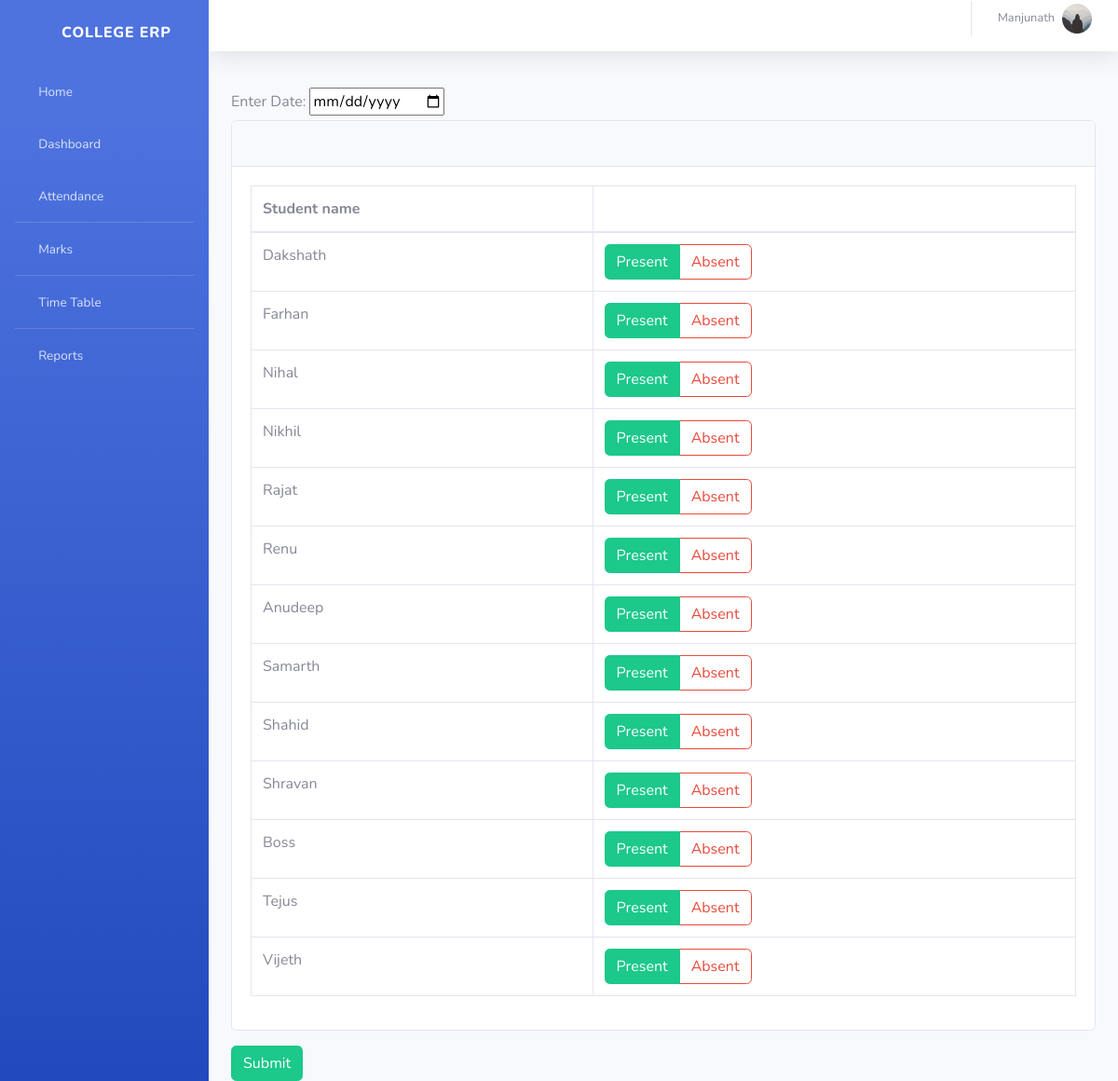
/info/teacher/9/Extra_class/ (signed in), run on the app's committed database.
### info/models.py (models this page shows, shortened)
class User(AbstractUser):
    @property
    def is_student(self):
        if hasattr(self, 'student'):
            return True
        return False
    @property
    def is_teacher(self):
        if hasattr(self, 'teacher'):
            return True
        return False

class Teacher(models.Model):
    user = models.OneToOneField(User, on_delete=models.CASCADE, null=True)
    id = models.CharField(primary_key=True, max_length=100)
    dept = models.ForeignKey(Dept, on_delete=models.CASCADE, default=1)
    name = models.CharField(max_length=100)
    Gender = models.CharField(max_length=50, choices=Gender_choice, default='Male')
    DOB = models.DateField(default='1980-01-01')
    address = models.CharField(max_length=200, default='-'),
    phone = models.IntegerField(),
    nationality = models.CharField(max_length=20),
    image = models.ImageField(default='default.jpg', upload_to='profile_pics')

class Student(models.Model):
    user = models.OneToOneField(User, on_delete=models.CASCADE, null=True)
    class_id = models.ForeignKey(Class, on_delete=models.CASCADE, default=1)
    semester = models.CharField(max_length=100, choices=semester, default='-')
    USN = models.CharField(primary_key='True', max_length=100)
    name = models.CharField(max_length=200)
    address = models.CharField(max_length=200, default='-')
    phone = models.IntegerField(default='-'),
    nationality = models.CharField(max_length=20, default='-'),
    Gender = models.CharField(max_length=50, choices=Gender_choice, default='Male')
    DOB = models.DateField(default='1998-01-01')
    image = models.ImageField(default='default.jpg', upload_to='profile_pics')

### info/views.py (the view)
# urls.py: path('teacher/<int:assign_id>/Extra_class/', views.t_extra_class, name='t_extra_class'),
@login_required()
def t_extra_class(request, assign_id):
    ass = get_object_or_404(Assign, id=assign_id)
    c = ass.class_id
    context = {
        'ass': ass,
        'c': c,
    }
    return render(request, 'info/t_extra_class.html', context)

### info/templates/info/t_extra_class.html (shortened to what this page needs)
{% extends 'info/base.html' %}
{% block content %}
{% if c.student_set.all %}
<form action="{% url 'e_confirm' ass.id %}" method="post">
    <label for="date">Enter Date: </label>
    <input type="date" name="date">
    <div class="card mb-3">
        <div class="card-header">
          <i class="fas fa-table"></i>
         <b>{{ dept1.name }}</b></div>
        <div class="card-body">
          <div class="table-responsive">
            <table class="table table-bordered" id="dataTable" width="100%" cellspacing="0">
              <thead>
                <tr>
                    <th>Student name</th>
                    <th></th>
                </tr>
              </thead>
                <tbody>
                {% for s in c.student_set.all %}
                    <tr>
                    <td>{{s.name}}</td>
                    <td>
                        <div class="btn-group btn-group-toggle" data-toggle="buttons">
                                <label class="btn btn-outline-success active">
                                    <input type="radio" name="{{ s.USN }}" id="option1" autocomplete="off" value="present" checked> Present
                                </label>
                                <label class="btn btn-outline-danger">
                                    <input type="radio" name="{{ s.USN }}" id="option2" autocomplete="off" value="absent"> Absent
                                </label>
                        </div>
                    </td>
                    </tr>
                {% endfor %}
                </tbody>
            </table>
          </div>
        </div>
      </div>
    <input class="btn btn-success" type="submit" value="Submit">
</form>
{% else %}
    <p>No students in Class</p>
{% endif %}
{% endblock %}

### info/templates/info/base.html (shortened to what this page needs)
<!DOCTYPE html>
<html lang="en">
  <head>
      {% load static %}
   <link href="{% static '/info/dashboard/vendor/fontawesome-free/css/all.min.css' %}" rel="stylesheet" type="text/css">
   <link href="{% static '/info/dashboard/css/sb-admin-2.min.css' %}" rel="stylesheet">
    <link href="{% static '/info/dashboard/vendor/datatables/dataTables.bootstrap4.css' %}" rel="stylesheet">
  </head>
  <body id="page-top">
    <div id="wrapper">
  <ul class="navbar-nav bg-gradient-primary sidebar sidebar-dark accordion" id="accordionSidebar">
      <a class="sidebar-brand d-flex align-items-center justify-content-center" href="{% url 'index' %}">
        <div class="sidebar-brand-icon rotate-n-15">
          <i class="fas fa-laugh-wink"></i>
        </div>
        <div class="sidebar-brand-text mx-3">College ERP</div>
      </a>
      <li class="nav-item">
        <a class="nav-link" href="{% url 'index' %}">
          <i class="fas fa-fw fa-tachometer-alt"></i>
          <span>Home</span></a>
      </li>
       {% if request.user.is_student %}
<hr class="sidebar-divider my-0">
      <li class="nav-item">
        <a class="nav-link" href="{% url 'dashboard'  request.user.student.USN request.user.student.class_id_id %}">
          <i class="fas fa-fw fa-tachometer-alt"></i>
          <span>Dashboard</span></a>
      </li>
      <li class="nav-item">
        <a class="nav-link" href="{% url 'attendance' request.user.student.USN %}">
          <i class="fas fa-fw fa-tachometer-alt"></i>
          <span>Attendance</span></a>
      </li>
      <hr class="sidebar-divider my-0">
      <li class="nav-item">
        <a class="nav-link" href="{% url 'attendance' request.user.student.USN %}">
          <i class="fas fa-fw fa-tachometer-alt"></i>
          <span>Attendance By Subject</span></a>
      </li>
       <hr class="sidebar-divider my-0">
      <li class="nav-item">
        <a class="nav-link" href="{% url 'marks_list' request.user.student.USN %}">
          <i class="fas fa-fw fa-tachometer-alt"></i>
          <span>Marks</span></a>
      </li>
      <hr class="sidebar-divider my-0">
      <li class="nav-item">
        <a class="nav-link" href="{% url 'timetable' request.user.student.class_id_id %}">
          <i class="fas fa-fw fa-tachometer-alt"></i>
          <span>Time Table</span></a>
      </li>
      {% elif request.user.is_teacher %}
      <li class="nav-item">
        <a class="nav-link" href="{% url 'dashboard'%}">
          <i class="fas fa-fw fa-tachometer-alt"></i>
          <span>Dashboard</span></a>
      </li>
       <li class="nav-item">
        <a class="nav-link" href="{% url 't_clas' request.user.teacher.id 1 %}">
          <i class="fas fa-fw fa-tachometer-alt"></i>
          <span>Attendance</span></a>
      </li>
      <hr class="sidebar-divider my-0">
      <li class="nav-item">
        <a class="nav-link" href="{% url 't_clas' request.user.teacher.id 2 %}">
          <i class="fas fa-fw fa-tachometer-alt"></i>
          <span>Marks</span></a>
      </li>
      <hr class="sidebar-divider my-0">
      <li class="nav-item">
        <a class="nav-link" href="{% url 't_timetable' request.user.teacher.id %}">
          <i class="fas fa-fw fa-tachometer-alt"></i>
          <span>Time Table</span></a>
      </li>
       <hr class="sidebar-divider my-0">
      <li class="nav-item">
        <a class="nav-link" href="{% url 't_clas' request.user.teacher.id 3 %}">
          <i class="fas fa-fw fa-tachometer-alt"></i>
          <span>Reports</span></a>
      </li>
      {% endif %}
    </ul>
<div id="content-wrapper">
<div id="content">
          <nav class="navbar navbar-expand navbar-light bg-white topbar mb-4  shadow" style="bottom:15px;">
          <ul class="navbar-nav ml-auto">
            <li class="nav-item dropdown no-arrow">
              <a class="nav-link dropdown-toggle" href="#" id="userDropdown" role="button" data-toggle="dropdown" aria-haspopup="true" aria-expanded="false">
                 {% if request.user.is_student %}
                  <span class="mr-2 d-none d-lg-inline text-gray-600 small">{{ request.user.student.name }}</span>
                   <img class="img-profile rounded-circle" src="{{ user.student.image.url }}">
                  <div class="dropdown-menu dropdown-menu-right shadow animated--grow-in" aria-labelledby="userDropdown">
                  <a class="dropdown-item" href="{% url 'profile' %}">
                  <i class="fas fa-user fa-sm fa-fw mr-2 text-gray-400"></i>
                  Profile
                </a>
                <a class="dropdown-item" href="#">
                  <i class="fas fa-cogs fa-sm fa-fw mr-2 text-gray-400"></i>
                  Settings
                </a>
                <a class="dropdown-item" href="#">
                  <i class="fas fa-list fa-sm fa-fw mr-2 text-gray-400"></i>
                  Activity Log
                </a>
                <div class="dropdown-divider"></div>
                <a class="dropdown-item" href="#" data-toggle="modal" data-target="#logoutModal">
                  <i class="fas fa-sign-out-alt fa-sm fa-fw mr-2 text-gray-400"></i>
                  Logout
                </a>
              </div>
                  {% elif request.user.is_teacher %}
                  <span class="mr-2 d-none d-lg-inline text-gray-600 small">{{ request.user.teacher.name }}</span>
                <img class="img-profile rounded-circle" src="{{ user.teacher.image.url }}">
              </a>
                 {% endif %}
            </li>
          </ul>
        </nav>
        <div class="container-fluid">
            {% block content %}
            {% endblock %}
        </div>
    </div>
    </div>
  </body>
</html>

### data on the page
User: user.teacher.name "Manjunath", teacher.image (placeholder picture)
Student: name "Dakshath"
Student: name "Farhan"
Student: name "Nihal"
Student: name "Nikhil"
Student: name "Rajat"
Student: name "Renu"
Student: name "Anudeep"
Student: name "Samarth"
Student: name "Shahid"
Student: name "Shravan"
Student: name "Boss"
Student: name "Tejus"
Student: name "Vijeth"
